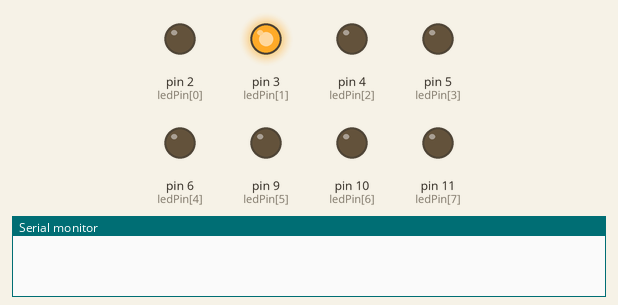
Recording of a sketch running on a simulated Arduino Uno, built with avr-gcc and run on an emulated ATmega328P. Parts: output pins drawn as LEDs (lit = HIGH), the last lines printed to the serial monitor. Pins used as bus, display or sensor lines are not drawn.

Above: at 0.12 s.
At 0.42 s:
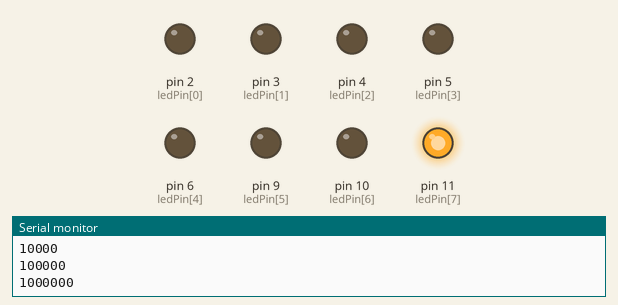
At 0.68 s:
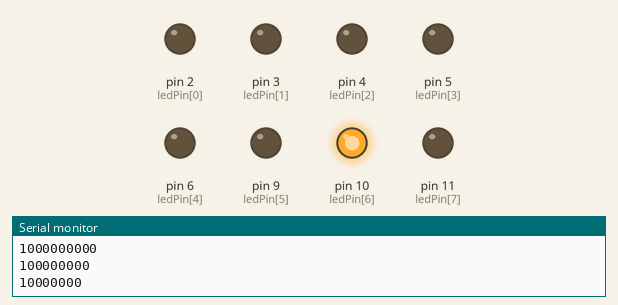
At 1.23 s:
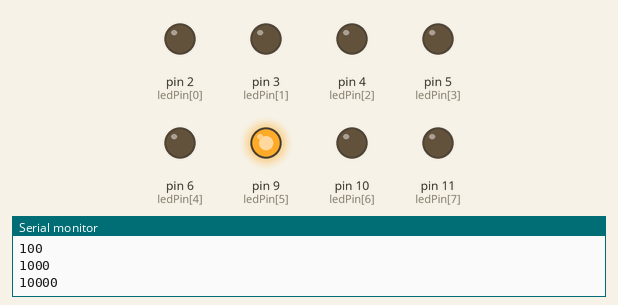
At 1.78 s:
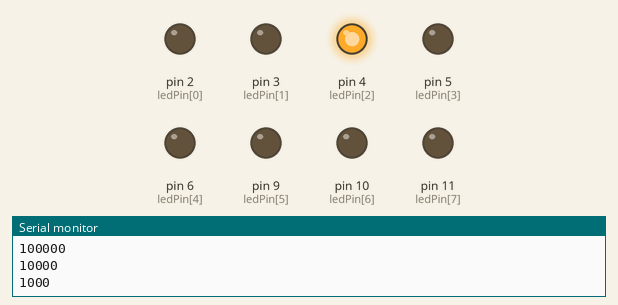
At 2.34 s:
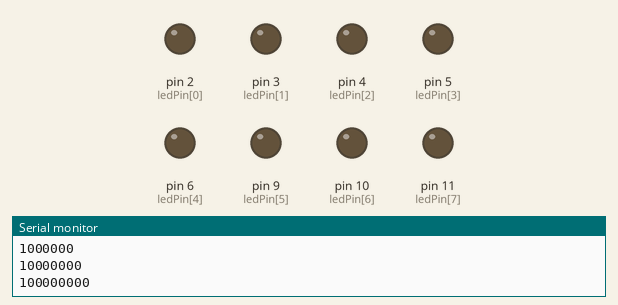
Timing chart, 0 to 3.1 s (numbered marks = the images above):
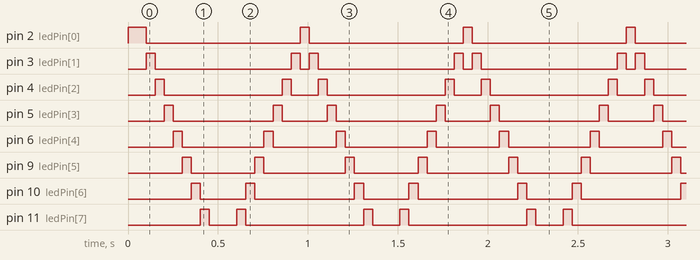

The sketch:

Arduino-Bar-LED.ino
```cpp
const int ledPin[10] =  {2, 3, 4, 5, 6, 9, 10, 11}; // the number of the LED pins

int ledState = 0;

void setup() {

  Serial.begin(9600);

  // set the digital pin as output:

  for (int i = 0; i < 10 ; i ++) {

    pinMode(ledPin[i], OUTPUT);

    digitalWrite(ledPin[i], LOW);

  }

  ledState = 1;

  display(ledState);
  delay(100);

}

void loop()

{

  for (int i = 0; i < 9; i++) {

    ledState = ledState << 1;

    display(ledState);

    delay(50);

    Serial.println(ledState, BIN);

  }

  for (int i = 9; i > 0; i--) {

    ledState = ledState >> 1;

    display(ledState);

    delay(50);

    Serial.println(ledState, BIN);

  }

}

void display(int sat) {

  for (int i = 0; i < 10 ; i ++) {

    digitalWrite(ledPin[i], bitRead(ledState, i));

  }
}
```

Measured:
- by itself, pin 2 (ledPin[0]): alternates HIGH for 0.05 s and LOW for 0.86 s
- by itself, pin 3 (ledPin[1]): repeats every 0.91 s: LOW 0.76 s, HIGH 0.05 s, LOW 0.05 s, HIGH 0.05 s
- by itself, pin 4 (ledPin[2]): repeats every 0.91 s: LOW 0.66 s, HIGH 0.05 s, LOW 0.15 s, HIGH 0.05 s
- by itself, pin 5 (ledPin[3]): repeats every 0.91 s: LOW 0.55 s, HIGH 0.05 s, LOW 0.25 s, HIGH 0.05 s
- by itself, pin 6 (ledPin[4]): repeats every 0.91 s: LOW 0.45 s, HIGH 0.05 s, LOW 0.35 s, HIGH 0.05 s
- by itself, pin 9 (ledPin[5]): alternates HIGH for 0.05 s and LOW for 0.35 s
- by itself, pin 10 (ledPin[6]): repeats every 0.91 s: LOW 0.25 s, HIGH 0.05 s, LOW 0.55 s, HIGH 0.05 s
- by itself, pin 11 (ledPin[7]): repeats every 0.91 s: LOW 0.15 s, HIGH 0.05 s, LOW 0.65 s, HIGH 0.05 s
